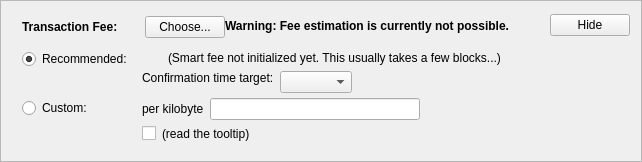
    <widget class="QFrame" name="frameFee">
     <property name="frameShape">
      <enum>QFrame::StyledPanel</enum>
     </property>
     <property name="frameShadow">
      <enum>QFrame::Raised</enum>
     </property>
     <layout class="QVBoxLayout" name="verticalLayout_3">
      <item>
       <layout class="QVBoxLayout" name="verticalLayoutFee2" stretch="0,0,0">
        <property name="spacing">
         <number>0</number>
        </property>
        <property name="leftMargin">
         <number>10</number>
        </property>
        <property name="topMargin">
         <number>0</number>
        </property>
        <item>
         <layout class="QHBoxLayout" name="horizontalLayoutFee1">
          <property name="bottomMargin">
           <number>0</number>
          </property>
          <item>
           <layout class="QVBoxLayout" name="verticalLayoutFee7">
            <property name="spacing">
             <number>0</number>
            </property>
            <item>
             <spacer name="verticalSpacerSmartFee">
              <property name="orientation">
               <enum>Qt::Vertical</enum>
              </property>
              <property name="sizeType">
               <enum>QSizePolicy::Fixed</enum>
              </property>
              <property name="sizeHint" stdset="0">
               <size>
                <width>1</width>
                <height>4</height>
               </size>
              </property>
             </spacer>
            </item>
            <item>
             <layout class="QHBoxLayout" name="horizontalLayoutSmartFee">
              <property name="spacing">
               <number>10</number>
              </property>
              <item>
               <widget class="QLabel" name="labelFeeHeadline">
                <property name="sizePolicy">
                 <sizepolicy hsizetype="Preferred" vsizetype="Maximum">
                  <horstretch>0</horstretch>
                  <verstretch>0</verstretch>
                 </sizepolicy>
                </property>
                <property name="font">
                 <font>
                  <weight>75</weight>
                  <bold>true</bold>
                 </font>
                </property>
                <property name="styleSheet">
                 <string notr="true">font-weight:bold;</string>
                </property>
                <property name="text">
                 <string>Transaction Fee:</string>
                </property>
               </widget>
              </item>
              <item>
               <widget class="QLabel" name="labelFeeMinimized">
                <property name="text">
                 <string/>
                </property>
               </widget>
              </item>
              <item>
               <widget class="QPushButton" name="buttonChooseFee">
                <property name="text">
                 <string>Choose...</string>
                </property>
               </widget>
              </item>
             </layout>
            </item>
            <item>
             <spacer name="verticalSpacer_5">
              <property name="orientation">
               <enum>Qt::Vertical</enum>
              </property>
              <property name="sizeHint" stdset="0">
               <size>
                <width>1</width>
                <height>1</height>
               </size>
              </property>
             </spacer>
            </item>
           </layout>
          </item>
          <item>
           <widget class="QLabel" name="fallbackFeeWarningLabel">
            <property name="font">
             <font>
              <weight>75</weight>
              <bold>true</bold>
             </font>
            </property>
            <property name="toolTip">
             <string>Using the fallbackfee can result in sending a transaction that will take several hours or days (or never) to confirm. Consider choosing your fee manually or wait until you have validated the complete chain.</string>
            </property>
            <property name="text">
             <string>Warning: Fee estimation is currently not possible.</string>
            </property>
            <property name="wordWrap">
             <bool>false</bool>
            </property>
           </widget>
          </item>
          <item>
           <spacer name="horizontalSpacer_5">
            <property name="orientation">
             <enum>Qt::Horizontal</enum>
            </property>
            <property name="sizeType">
             <enum>QSizePolicy::MinimumExpanding</enum>
            </property>
            <property name="sizeHint" stdset="0">
             <size>
              <width>40</width>
              <height>20</height>
             </size>
            </property>
           </spacer>
          </item>
          <item>
           <widget class="QPushButton" name="buttonMinimizeFee">
            <property name="toolTip">
             <string>collapse fee-settings</string>
            </property>
            <property name="text">
             <string>Hide</string>
            </property>
           </widget>
          </item>
         </layout>
        </item>
        <item>
         <widget class="QFrame" name="frameFeeSelection">
          <layout class="QVBoxLayout" name="verticalLayoutFee12">
           <property name="spacing">
            <number>0</number>
           </property>
           <property name="leftMargin">
            <number>0</number>
           </property>
           <property name="topMargin">
            <number>0</number>
           </property>
           <property name="rightMargin">
            <number>0</number>
           </property>
           <property name="bottomMargin">
            <number>0</number>
           </property>
           <item>
            <layout class="QGridLayout" name="gridLayoutFee">
             <property name="topMargin">
              <number>10</number>
             </property>
             <property name="bottomMargin">
              <number>4</number>
             </property>
             <property name="horizontalSpacing">
              <number>10</number>
             </property>
             <property name="verticalSpacing">
              <number>4</number>
             </property>
             <item row="1" column="1">
              <layout class="QVBoxLayout" name="verticalLayoutFee8">
               <property name="spacing">
                <number>6</number>
               </property>
               <item>
                <layout class="QHBoxLayout" name="horizontalLayoutFee13">
                 <item>
                  <widget class="QLabel" name="labelCustomPerKilobyte">
                   <property name="toolTip">
                    <string>If the custom fee is set to 1000 satoshis and the transaction is only 250 bytes, then &quot;per kilobyte&quot; only pays 250 satoshis in fee, while &quot;total at least&quot; pays 1000 satoshis. For transactions bigger than a kilobyte both pay by kilobyte.</string>
                   </property>
                   <property name="text">
                    <string>per kilobyte</string>
                   </property>
                  </widget>
                 </item>
                 <item>
                  <widget class="RavenAmountField" name="customFee"/>
                 </item>
                 <item>
                  <spacer name="horizontalSpacer_6">
                   <property name="orientation">
                    <enum>Qt::Horizontal</enum>
                   </property>
                   <property name="sizeHint" stdset="0">
                    <size>
                     <width>1</width>
                     <height>1</height>
                    </size>
                   </property>
                  </spacer>
                 </item>
                </layout>
               </item>
               <item>
                <layout class="QHBoxLayout" name="horizontalLayoutFee8">
                 <item>
                  <widget class="QCheckBox" name="checkBoxMinimumFee">
                   <property name="toolTip">
                    <string>Paying only the minimum fee is just fine as long as there is less transaction volume than space in the blocks. But be aware that this can end up in a never confirming transaction once there is more demand for raven transactions than the network can process.</string>
                   </property>
                   <property name="text">
                    <string/>
                   </property>
                  </widget>
                 </item>
                 <item>
                  <widget class="QLabel" name="labelMinFeeWarning">
                   <property name="enabled">
                    <bool>true</bool>
                   </property>
                   <property name="toolTip">
                    <string>Paying only the minimum fee is just fine as long as there is less transaction volume than space in the blocks. But be aware that this can end up in a never confirming transaction once there is more demand for raven transactions than the network can process.</string>
                   </property>
                   <property name="text">
                    <string>(read the tooltip)</string>
                   </property>
                   <property name="margin">
                    <number>5</number>
                   </property>
                  </widget>
                 </item>
                 <item>
                  <spacer name="horizontalSpacer_7">
                   <property name="orientation">
                    <enum>Qt::Horizontal</enum>
                   </property>
                   <property name="sizeHint" stdset="0">
                    <size>
                     <width>1</width>
                     <height>1</height>
                    </size>
                   </property>
                  </spacer>
                 </item>
                </layout>
               </item>
              </layout>
             </item>
             <item row="0" column="0">
              <layout class="QVBoxLayout" name="verticalLayoutFee4" stretch="0,1">
               <item>
                <widget class="QRadioButton" name="radioSmartFee">
                 <property name="text">
                  <string>Recommended:</string>
                 </property>
                 <property name="checked">
                  <bool>true</bool>
                 </property>
                 <attribute name="buttonGroup">
                  <string notr="true">groupFee</string>
                 </attribute>
                </widget>
               </item>
               <item>
                <spacer name="verticalSpacer_2">
                 <property name="orientation">
                  <enum>Qt::Vertical</enum>
                 </property>
                 <property name="sizeHint" stdset="0">
                  <size>
                   <width>1</width>
                   <height>1</height>
                  </size>
                 </property>
                </spacer>
               </item>
              </layout>
             </item>
             <item row="1" column="0">
              <layout class="QVBoxLayout" name="verticalLayoutFee9" stretch="0,1">
               <item>
                <widget class="QRadioButton" name="radioCustomFee">
                 <property name="text">
                  <string>Custom:</string>
                 </property>
                 <attribute name="buttonGroup">
                  <string notr="true">groupFee</string>
                 </attribute>
                </widget>
               </item>
               <item>
                <spacer name="verticalSpacer_6">
                 <property name="orientation">
                  <enum>Qt::Vertical</enum>
                 </property>
                 <property name="sizeHint" stdset="0">
                  <size>
                   <width>1</width>
                   <height>1</height>
                  </size>
                 </property>
                </spacer>
               </item>
              </layout>
             </item>
             <item row="0" column="1">
              <layout class="QVBoxLayout" name="verticalLayoutFee3" stretch="0,0,1">
               <property name="spacing">
                <number>6</number>
               </property>
               <property name="topMargin">
                <number>2</number>
               </property>
               <item>
                <layout class="QHBoxLayout" name="horizontalLayoutFee12">
                 <item>
                  <widget class="QLabel" name="labelSmartFee">
                   <property name="text">
                    <string/>
                   </property>
                   <property name="margin">
                    <number>2</number>
                   </property>
                  </widget>
                 </item>
                 <item>
                  <widget class="QLabel" name="labelFeeEstimation">
                   <property name="text">
                    <string/>
                   </property>
                  </widget>
                 </item>
                 <item>
                  <widget class="QLabel" name="labelSmartFee2">
                   <property name="text">
                    <string>(Smart fee not initialized yet. This usually takes a few blocks...)</string>
                   </property>
                   <property name="margin">
                    <number>2</number>
                   </property>
                  </widget>
                 </item>
                 <item>
                  <spacer name="horizontalSpacer_8">
                   <property name="orientation">
                    <enum>Qt::Horizontal</enum>
                   </property>
                   <property name="sizeHint" stdset="0">
                    <size>
                     <width>1</width>
                     <height>1</height>
                    </size>
                   </property>
                  </spacer>
                 </item>
                </layout>
               </item>
               <item>
                <layout class="QHBoxLayout" name="horizontalLayoutFee9">
                 <item>
                  <layout class="QVBoxLayout" name="verticalLayoutFee6">
                   <item>
                    <widget class="QLabel" name="labelSmartFee3">
                     <property name="text">
                      <string>Confirmation time target:</string>
                     </property>
                     <property name="margin">
                      <number>2</number>
                     </property>
                    </widget>
                   </item>
                   <item>
                    <spacer name="verticalSpacer_3">
                     <property name="orientation">
                      <enum>Qt::Vertical</enum>
                     </property>
                     <property name="sizeHint" stdset="0">
                      <size>
                       <width>1</width>
                       <height>1</height>
                      </size>
                     </property>
                    </spacer>
                   </item>
                  </layout>
                 </item>
                 <item>
                  <layout class="QVBoxLayout" name="verticalLayoutFee5">
                   <property name="rightMargin">
                    <number>30</number>
                   </property>
                   <item>
                    <layout class="QHBoxLayout" name="horizontalLayoutConfTarget">
                     <property name="bottomMargin">
                      <number>0</number>
                     </property>
                     <item>
                      <widget class="QComboBox" name="confTargetSelector"/>
                     </item>
                     <item>
                      <spacer name="horizontalSpacerConfTarget">
                       <property name="orientation">
                        <enum>Qt::Horizontal</enum>
                       </property>
                       <property name="sizeHint" stdset="0">
                        <size>
                         <width>40</width>
                         <height>20</height>
                        </size>
                       </property>
                      </spacer>
                     </item>
                    </layout>
                   </item>
                  </layout>
                 </item>
                </layout>
               </item>
               <item>
                <spacer name="verticalSpacer_4">
                 <property name="orientation">
                  <enum>Qt::Vertical</enum>
                 </property>
                 <property name="sizeHint" stdset="0">
                  <size>
                   <width>1</width>
                   <height>1</height>
                  </size>
                 </property>
                </spacer>
               </item>
              </layout>
             </item>
            </layout>
           </item>
          </layout>
         </widget>
        </item>
        <item>
         <spacer name="verticalSpacerFee">
          <property name="orientation">
           <enum>Qt::Vertical</enum>
          </property>
          <property name="sizeType">
           <enum>QSizePolicy::Expanding</enum>
          </property>
          <property name="sizeHint" stdset="0">
           <size>
            <width>40</width>
            <height>5</height>
           </size>
          </property>
         </spacer>
        </item>
       </layout>
      </item>
     </layout>
    </widget>
